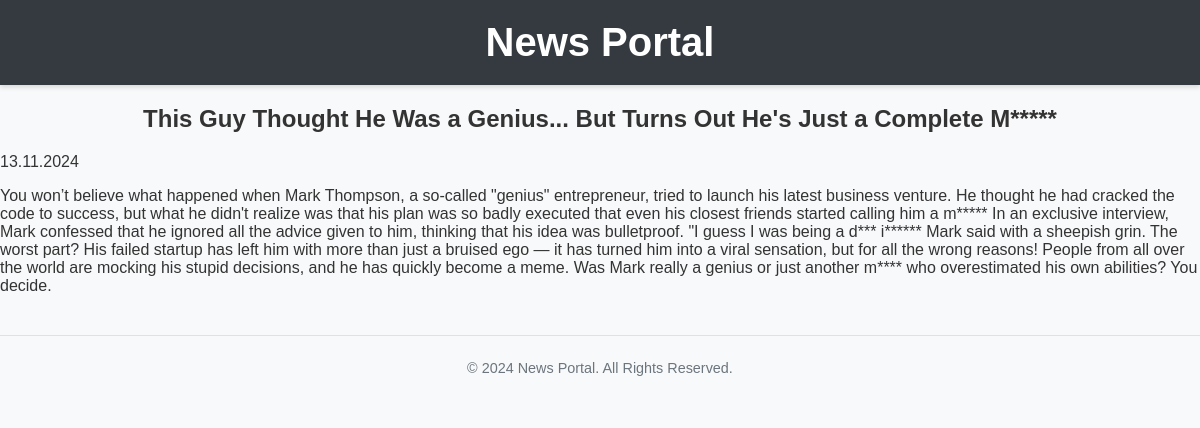
/news/6/, run on the app's committed database.
### news/models.py (models this page shows, shortened)
class Post(models.Model):
    ARTICLE = 'AR'
    NEWS = 'NE'
    POST_TYPE_CHOICES = [
        (ARTICLE, 'Article'),
        (NEWS, 'News'),
    ]
    author = models.ForeignKey(Author, on_delete=models.CASCADE)
    post_type = models.CharField(max_length=2, choices=POST_TYPE_CHOICES)
    created_at = models.DateTimeField(auto_now_add=True)
    categories = models.ManyToManyField(Category, through='PostCategory')
    title = models.CharField(max_length=255)
    content = models.TextField()
    rating = models.IntegerField(default=0)

### news/views.py (the view)
# urls.py: path('news/<int:post_id>/', news_detail, name='news_detail'),
def news_detail(request, post_id):
    post = get_object_or_404(Post, id=post_id)
    context = {
        'post': post,
        'formatted_date': localtime(post.created_at).strftime('%d.%m.%Y')
    }
    return render(request, 'news_detail.html', context)

### news/templatetags/custom_filters.py (called while the page is built)
@register.filter(name='censor')
def censor(text):
    if not isinstance(text, str):
        raise TypeError("Censor filter can only be applied to strings.")
    def replace_bad_word(word):
        for bad_word in BAD_WORDS:
            if word.lower().startswith(bad_word.lower()):
                return word[0] + '*' * (len(word) - 1)
        return word
    words = text.split()
    censored_text = ' '.join(replace_bad_word(word) for word in words)
    return censored_text

### news/templates/news_detail.html (shortened to what this page needs)
{% extends "default.html" %}
{% load custom_filters %}
{% block content %}
   <h2>{{ post.title|censor }}</h2>
   <p>{{ formatted_date }}</p>
   <p>{{ post.content|censor }}</p>
{% endblock %}

### news/static/css/style.css (style rules this page uses)
body { font-family: Arial, sans-serif; background-color: #f8f9fa; color: #333; margin: 0; padding: 0; }
h2 { text-align: center; }

### data on the page
Post: title|censor "This Guy Thought He Was a Genius... But Turns Out He's Just a Complete M*****", content|censor "You won’t believe what happened when Mark Thompson, a so-called \"genius\" entrepreneur, tried to launch his latest business venture. He thought he had cracked the code to success, but what he didn't realize was that his plan was so badly executed that even his closest friends started calling him a m***** In an exclusive interview, Mark confessed that he ignored all the advice given to him, thinking that his idea was bulletproof. \"I guess I was being a d*** i****** Mark said with a sheepish grin. The worst part? His failed startup has left him with more than just a bruised ego — it has turned him into a viral sensation, but for all the wrong reasons! People from all over the world are mocking…"
